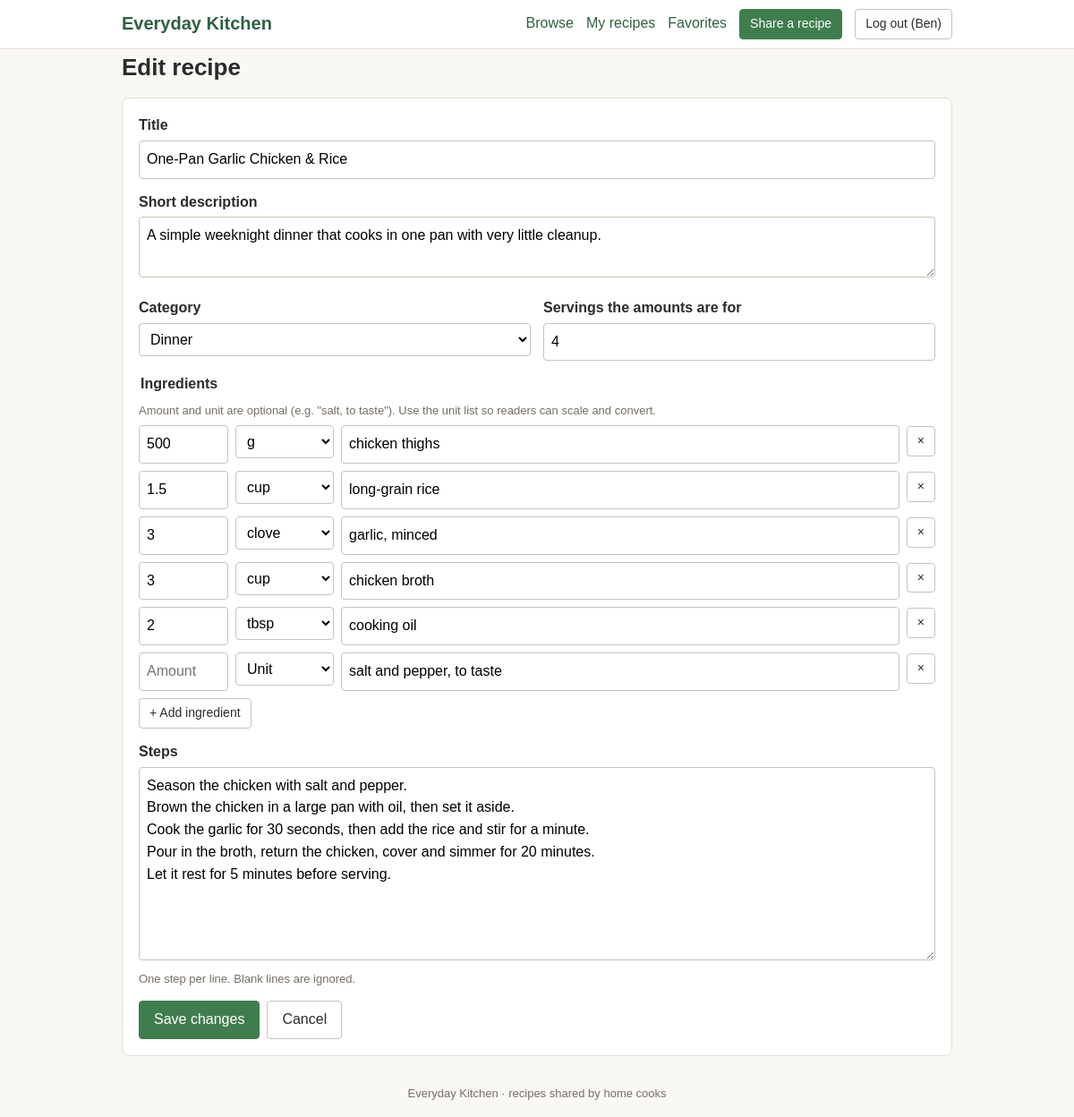
/recipe_form.php?id=2 (signed in), run on the app's committed database.
### tables this page shows
CREATE TABLE `recipes` (
  `id` int(10) UNSIGNED NOT NULL,
  `user_id` int(10) UNSIGNED NOT NULL,
  `category_id` int(10) UNSIGNED NOT NULL,
  `title` varchar(100) NOT NULL,
  `description` varchar(300) NOT NULL,
  `steps` text NOT NULL,
  `base_servings` tinyint(3) UNSIGNED NOT NULL DEFAULT 4,
  `created_at` timestamp NOT NULL DEFAULT current_timestamp(),
  `edited_at` timestamp NULL DEFAULT NULL
);

CREATE TABLE `categories` (
  `id` int(10) UNSIGNED NOT NULL,
  `name` varchar(50) NOT NULL
);

CREATE TABLE `ingredients` (
  `id` int(10) UNSIGNED NOT NULL,
  `recipe_id` int(10) UNSIGNED NOT NULL,
  `position` tinyint(3) UNSIGNED NOT NULL,
  `quantity` decimal(9,3) DEFAULT NULL,
  `unit` enum('g','kg','ml','l','tsp','tbsp','cup','fl_oz','oz','lb','pc','clove','pinch') DEFAULT NULL,
  `name` varchar(100) NOT NULL
);

### bootstrap.php (called while the page is built, shortened)
<?php
require_once __DIR__ . '/includes/helpers.php';
spl_autoload_register(function (string $class): void {
    $file = __DIR__ . '/classes/' . $class . '.php';
});

### includes/helpers.php (called while the page is built, shortened)
<?php
function e(?string $value): string
{
    return htmlspecialchars((string) $value, ENT_QUOTES | ENT_SUBSTITUTE, 'UTF-8');
}
function get_id(string $key = 'id'): ?int
{
    $id = filter_input(INPUT_GET, $key, FILTER_VALIDATE_INT, ['options' => ['min_range' => 1]]);
    return ($id === false || $id === null) ? null : $id;
}

### classes/Auth.php (called while the page is built, shortened)
<?php
final class Auth
{
    public static function check(): bool
    {
        return isset($_SESSION['user_id']);
    }
    public static function id(): ?int
    {
        return self::check() ? (int) $_SESSION['user_id'] : null;
    }
}

### classes/RecipeModel.php (called while the page is built, shortened)
<?php
final class RecipeModel
{
    public function find(int $id, int $viewerId): ?array
    {
        $stmt = $this->pdo->prepare(
            'SELECT r.id, r.user_id, r.category_id, r.title, r.description, r.steps,
                    r.base_servings, r.created_at, r.edited_at,
                    u.name AS author, c.name AS category,
                    (SELECT COUNT(*) FROM favorites f WHERE f.recipe_id = r.id) AS fav_count,
                    EXISTS (SELECT 1 FROM favorites f2
                             WHERE f2.recipe_id = r.id AND f2.user_id = :me) AS is_fav
               FROM recipes r
               INNER JOIN users u      ON u.id = r.user_id
               INNER JOIN categories c ON c.id = r.category_id
              WHERE r.id = :id'
        );
        $stmt->execute([':me' => $viewerId, ':id' => $id]);
        return $stmt->fetch() ?: null;
    }
    public function ingredients(int $recipeId): array
    {
        $stmt = $this->pdo->prepare(
            'SELECT quantity, unit, name FROM ingredients WHERE recipe_id = :rid ORDER BY position, id'
        );
        $stmt->execute([':rid' => $recipeId]);
        return $stmt->fetchAll();
    }
}

### classes/CategoryModel.php (called while the page is built, shortened)
<?php
final class CategoryModel
{
    public function all(): array
    {
        return $this->pdo->query('SELECT id, name FROM categories ORDER BY name')->fetchAll();
    }
}

### classes/RecipeForm.php (called while the page is built, shortened)
<?php
final class RecipeForm
{
    public function __construct(private CategoryModel $categories)
    {
        $this->v = new Validator();
    }
}

### recipe_form.php (the view, shortened to what this page needs)
<?php
require_once __DIR__ . '/bootstrap.php';
$categoryModel = new CategoryModel($pdo);
$recipes       = new RecipeModel($pdo);
$categories    = $categoryModel->all();
$form          = new RecipeForm($categoryModel);
$id     = get_id() ?? post_id();
$recipe = null;
if ($id !== null) {
    $recipe = $recipes->find($id, (int) Auth::id());
    $oldIngredients = $recipes->ingredients($id);
    $form->data = [
        'title'         => $recipe['title'],
        'description'   => $recipe['description'],
        'category_id'   => (int) $recipe['category_id'],
        'base_servings' => (int) $recipe['base_servings'],
        'steps'         => $recipe['steps'],
    ];
    $form->rows = array_map(fn($i) => [
        'quantity' => fmt_qty($i['quantity']),
        'unit'     => (string) $i['unit'],
        'name'     => $i['name'],
    ], $oldIngredients);
}
$v = $form->v;
$d = $form->data;
$editing = $recipe !== null;
function ingredient_row(string|int $i, array $row, ?Validator $v): string
{
    ob_start(); ?>
    <div class="ing-row">
        <div class="cell cell-qty">
            <input type="number" name="ingredients[<?= $i ?>][quantity]" value="<?= e($row['quantity']) ?>"
                   step="any" min="0" max="<?= RecipeForm::QTY_MAX ?>" placeholder="Amount" aria-label="Amount"
                   data-number data-gt="0" data-maxval="<?= RecipeForm::QTY_MAX ?>" data-label="Amount">
        </div>
        <div class="cell cell-unit">
            <select name="ingredients[<?= $i ?>][unit]" aria-label="Unit">
                <option value="">Unit</option>
                <?php foreach (Units::GROUPS as $group => $units): ?>
                    <optgroup label="<?= e($group) ?>">
                        <?php foreach ($units as $key => $label): ?>
                            <option value="<?= e($key) ?>" <?= $row['unit'] === $key ? 'selected' : '' ?>><?= e($label) ?></option>
                        <?php endforeach; ?>
                    </optgroup>
                <?php endforeach; ?>
            </select>
        </div>
        <div class="cell cell-name">
            <input type="text" name="ingredients[<?= $i ?>][name]" value="<?= e($row['name']) ?>"
                   required maxlength="<?= RecipeForm::ING_NAME_MAX ?>" placeholder="Ingredient" aria-label="Ingredient name"
                   data-label="Ingredient name" data-min="1" data-max="<?= RecipeForm::ING_NAME_MAX ?>">
        </div>
        <button type="button" class="btn btn-sm remove-ing" aria-label="Remove this ingredient">&times;</button>
    </div>
    <?php
    return (string) ob_get_clean();
}
require __DIR__ . '/includes/header.php';
?>
<h1><?= $editing ? 'Edit recipe' : 'Share a recipe' ?></h1>
<form method="post" action="recipe_form.php<?= $editing ? '?id=' . (int) $id : '' ?>" class="card" novalidate data-validate>
    <div class="field">
        <label for="title">Title</label>
        <input type="text" id="title" name="title" value="<?= e($d['title']) ?>" required
               maxlength="<?= RecipeForm::TITLE_MAX ?>" data-label="Title"
               data-min="<?= RecipeForm::TITLE_MIN ?>" data-max="<?= RecipeForm::TITLE_MAX ?>">
    </div>
    <div class="field">
        <label for="description">Short description</label>
        <textarea id="description" name="description" rows="2" required
                  maxlength="<?= RecipeForm::DESC_MAX ?>" data-label="Description"
                  data-min="<?= RecipeForm::DESC_MIN ?>" data-max="<?= RecipeForm::DESC_MAX ?>"><?= e($d['description']) ?></textarea>
    </div>
    <div class="two-cols">
        <div class="field">
            <label for="category_id">Category</label>
            <select id="category_id" name="category_id" required data-label="Category">
                <?php foreach ($categories as $c): ?>
                    <option value="<?= (int) $c['id'] ?>" <?= (int) $d['category_id'] === (int) $c['id'] ? 'selected' : '' ?>>
                        <?= e($c['name']) ?>
                    </option>
                <?php endforeach; ?>
            </select>
        </div>
        <div class="field">
            <label for="base_servings">Servings the amounts are for</label>
            <input type="number" id="base_servings" name="base_servings" value="<?= (int) $d['base_servings'] ?>"
                   min="<?= RecipeForm::SERV_MIN ?>" max="<?= RecipeForm::SERV_MAX ?>" step="1" required
                   data-label="Servings" data-int data-minval="<?= RecipeForm::SERV_MIN ?>" data-maxval="<?= RecipeForm::SERV_MAX ?>">
        </div>
    </div>
    <fieldset class="field ingredients-field">
        <legend>Ingredients</legend>
        <p class="hint">Amount and unit are optional (e.g. "salt, to taste"). Use the unit list so readers can scale and convert.</p>
        <div id="ingredient-rows" data-max="<?= RecipeForm::ING_MAX ?>">
            <?php foreach ($form->rows as $i => $row) { echo ingredient_row((int) $i, $row, $v); } ?>
        </div>
        <button type="button" class="btn btn-sm" id="add-ingredient">+ Add ingredient</button>
    </fieldset>
    <div class="field">
        <label for="steps">Steps</label>
        <textarea id="steps" name="steps" rows="8" required
                  maxlength="<?= RecipeForm::STEPS_MAX ?>" data-label="Steps"
                  data-min="<?= RecipeForm::STEPS_MIN ?>" data-max="<?= RecipeForm::STEPS_MAX ?>"
                  placeholder="Write one step per line."><?= e($d['steps']) ?></textarea>
        <p class="hint">One step per line. Blank lines are ignored.</p>
    </div>
    <div class="form-actions">
        <button type="submit" class="btn btn-primary"><?= $editing ? 'Save changes' : 'Share recipe' ?></button>
        <a class="btn" href="<?= $editing ? 'recipe.php?id=' . (int) $id : 'index.php' ?>">Cancel</a>
    </div>
</form>
<?php require __DIR__ . '/includes/footer.php'; ?>

### assets/css/style.css (style rules this page uses)
* { box-sizing: border-box; }
:root { --green: #3f7d4e; --green-dark: #2f6040; --bg: #faf8f4; --line: #e4dfd5; --muted: #756f65; --danger: #c23b3b; }
body { margin: 0; font-family: Arial, Helvetica, sans-serif; background: var(--bg); color: #2b2b2b; line-height: 1.55; }
h1 { font-size: 26px; margin: 0 0 14px; }
a { color: var(--green-dark); }
.card { background: #fff; border: 1px solid var(--line); border-radius: 8px; padding: 18px; margin-bottom: 16px; }
.field { margin-bottom: 14px; }
label, legend { display: block; font-weight: bold; margin-bottom: 4px; }
fieldset { border: 0; padding: 0; margin: 0 0 14px; }
input[type="text"], input[type="email"], input[type="password"], input[type="number"], select, textarea { width: 100%; padding: 8px; font: inherit; border: 1px solid #c9c3b8; border-radius: 4px; background: #fff; }
textarea { resize: vertical; }
.hint { color: var(--muted); font-size: 13px; margin: 3px 0 6px; }
.form-actions { display: flex; gap: 8px; flex-wrap: wrap; }
.two-cols { display: grid; grid-template-columns: 1fr 1fr; gap: 14px; }
.btn { display: inline-block; padding: 8px 16px; font: inherit; background: #fff; color: #2b2b2b; border: 1px solid #c9c3b8; border-radius: 4px; cursor: pointer; text-decoration: none; }
.btn-primary { background: var(--green); border-color: var(--green); color: #fff; }
.btn-sm { padding: 5px 11px; font-size: 14px; }
.ing-row { display: grid; grid-template-columns: 100px 110px 1fr auto; gap: 8px; align-items: start; margin-bottom: 8px; }
.ing-row .remove-ing { margin-top: 1px; }

### data on the page
recipes: title "One-Pan Garlic Chicken & Rice", description "A simple weeknight dinner that cooks in one pan with very little cleanup.", category_id "Dinner", base_servings "4", steps "Season the chicken with salt and pepper. Brown the chicken in a large pan with oil, then set it aside. Cook the garlic for 30 seconds, then add the rice and stir for a minute. Pour in the broth, return the chicken, cover and simmer for 20 minutes. Let it rest for 5 minutes before serving."
ingredients: quantity "500", name "chicken thighs"
ingredients: quantity "1.5", name "long-grain rice"
ingredients: quantity "3", name "garlic, minced"
ingredients: quantity "3", name "chicken broth"
ingredients: quantity "2", name "cooking oil"

### other printed values
Auth::name() "Ben"
form field value "g"
form field value "cup"
form field value "clove"
form field value "tbsp"
